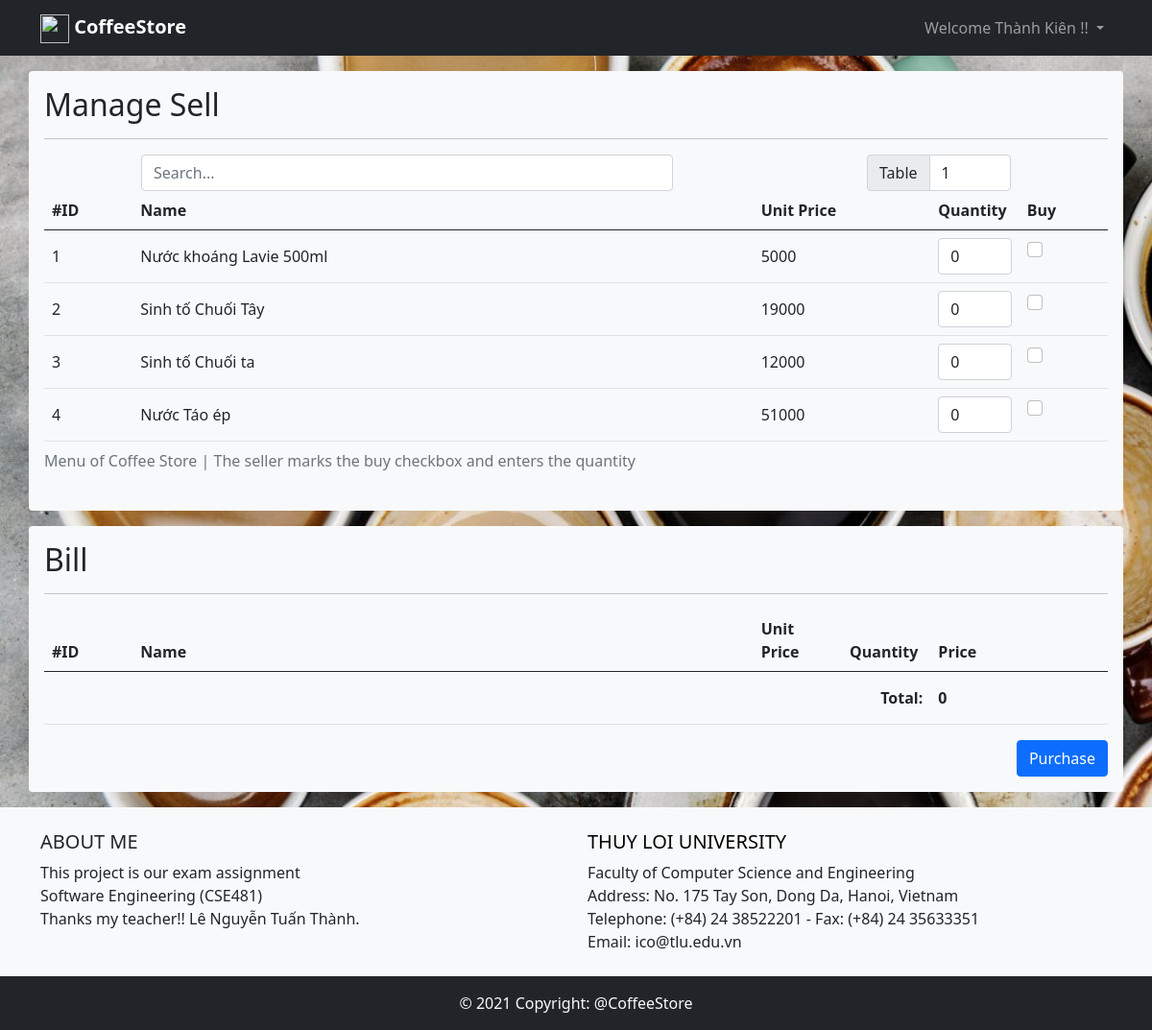
The page /views/manage-sell.php (signed in) on the database its author committed.
### tables this page shows
CREATE TABLE `employees` (
  `empl_id` int(11) UNSIGNED NOT NULL,
  `fullname` varchar(32) NOT NULL,
  `gender` enum('male','female') NOT NULL,
  `phoneNumber` int(10) UNSIGNED DEFAULT NULL,
  `address` varchar(200) DEFAULT NULL,
  `wages` bigint(20) UNSIGNED DEFAULT NULL,
  `status` tinyint(2) UNSIGNED NOT NULL DEFAULT 1,
  `user_id` int(11) UNSIGNED NOT NULL
);

CREATE TABLE `menu` (
  `item_id` int(11) UNSIGNED NOT NULL,
  `name` varchar(200) NOT NULL,
  `price` bigint(20) UNSIGNED NOT NULL,
  `status` tinyint(2) UNSIGNED NOT NULL DEFAULT 1
);

### controlers/database.php (called while the page is built, shortened)
<?php
class Database
{
    private $severname = 'localhost';
    private $username = 'root';
    private $password = '';
    private $database = 'coffeestore';
    function __construct()
    {
        $this->conn = mysqli_connect($this->severname, $this->username, $this->password, $this->database);
    }
}

### controlers/item.php (called while the page is built, shortened)
<?php
class Ctrl_Item{
    public static function GetList()
    {
        $db = new Database();
        $sql = "SELECT * FROM `menu`";
        $query = mysqli_query($db->conn, $sql);
        if ($query) {
            $result = mysqli_fetch_all($query);
            return $result;
        } else {
            return $db->conn->error." $sql";
        }
    }
}

### controlers/manage-sell.php (called while the page is built, shortened)
<?php
include_once('../controlers/item.php');
$menu = Ctrl_Item::GetList();
?>

### views/manage-sell.php (the view, shortened to what this page needs)
<?php include_once('../controlers/manage-sell.php'); ?>
<!DOCTYPE html>
<html lang="en">
<head>
    <link href="https://cdn.jsdelivr.net/npm/bootstrap@5.0.0-beta1/dist/css/bootstrap.min.css" rel="stylesheet">
    <link rel="stylesheet" href="../css/style.css">
</head>
<body>
    <?php include("nav-bar.php"); ?>
    <form method="POST" action="manage-sell.php">
        <div class="container my-3 bg-light rounded p-3">
            <p class="h2">Manage Sell</p>
            <hr>
            <div class="d-flex flex-row justify-content-around">
                <div style="width:50%">
                    <input type="text" class="form-control" id="keyword-input" placeholder="Search..." onkeyup="search()">
                </div>
                <div class="input-group" style="width:150px">
                    <span class="input-group-text">Table</span>
                    <input type="number" class="form-control" name="table" id="table" min=1 max=10 value="1" require>
                </div>
            </div>
            <table class="table table-hover">
                <thead>
                    <caption>Menu of Coffee Store | The seller marks the buy checkbox and enters the quantity</caption>
                    <tr>
                        <th class="col-1">#ID</th>
                        <th class="col-7">Name</th>
                        <th class="col-2">Unit Price</th>
                        <th class="col-1">Quantity</th>
                        <th class="col-1">Buy</th>
                    </tr>
                </thead>
                <tbody id="menu">
                    <?php $tagid = 0;
                        foreach ($menu as $item) {
                        $tagid++; ?>
                        <tr>
                            <th>
                                <input type="number" readonly class="form-control-plaintext" name="id<?php echo $tagid; ?>" id="id<?php echo $tagid; ?>" value="<?php echo $item[0]; ?>">
                            </th>
                            <td>
                                <input type="text" readonly class="form-control-plaintext" name="name<?php echo $tagid; ?>" id="name<?php echo $tagid; ?>" value="<?php echo $item[1]; ?>">
                            </td>
                            <td>
                                <input type="number" readonly class="form-control-plaintext" name="uprice<?php echo $tagid; ?>" id="uprice<?php echo $tagid; ?>" value="<?php echo $item[2]; ?>">
                            </td>
                            <td>
                                <input type="number" class="form-control" name="quantity<?php echo $tagid; ?>" id="quantity<?php echo $tagid; ?>" min=0 value=0 require onchange="calprice();">
                            </td>
                            <td>
                                <div class="form-check">
                                    <input class="form-check-input" type="checkbox" value="" name="check<?php echo $tagid; ?>" id="check<?php echo $tagid; ?>" onclick="calprice();">
                                </div>
                            </td>
                        </tr>
                    <?php } ?>
                </tbody>
            </table>
        </div>
        <div class="container my-3 bg-light rounded p-3">
            <p class="h2">Bill</p>
            <hr>
            <table class="table table-hover" id="tbbill">
                <thead>
                    <tr>
                        <th class="col-1">#ID</th>
                        <th class="col-7">Name</th>
                        <th class="col-1">Unit Price</th>
                        <th class="col-1">Quantity</th>
                        <th class="col-2">Price</th>
                    </tr>
                </thead>
                <tfoot>
                    <tr>
                        <th colspan="4" class="text-end">Total:</th>
                        <td class="col-2"><input type="number" readonly class="form-control-plaintext fw-bold" name="total" id="total" value="0"></td>
                    </tr>
                </tfoot>
            </table>
            <div class="d-flex justify-content-end">
                <input type="submit" class="btn btn-primary" name="Purchase" value="Purchase"></input>
            </div>
        </div>
    </form>
    <?php include("footer.php"); ?>
</body>
</html>

### views/nav-bar.php (shortened to what this page needs)
<nav class="navbar navbar-expand-lg navbar-dark bg-dark">
    <div class="container">
        <a class="navbar-brand" href="/CoffeeStore/index.php"><img src="/CoffeeStore/img/iconlogo.png" width="30" height="30" alt=""> <strong>CoffeeStore</strong></a>
        <div class="collapse navbar-collapse" id="navbarSupportedContent">
            <ul class="nav navbar-nav ms-auto">
                <?php
                if (!isset($_SESSION['logined'])) { ?>
                    <li class='nav-item'>
                        <a class='nav-link' href="/CoffeeStore/views/login.php">Sign In</a>
                    </li>
                <?php } else {
                    $db = new Database();
                    $result = mysqli_query($db->conn, "SELECT `employees`.`fullname`, `accounts`.`permisson` FROM `accounts` INNER JOIN `employees` ON `accounts`.`user_id` = `employees`.`user_id` WHERE `accounts`.`user_id` = " . $_SESSION['logined']);
                    $logined = mysqli_fetch_row($result);
                ?>
                    <li class="nav-item dropdown">
                        <a class="nav-link dropdown-toggle" href="#" id="navbarDropdown" role="button" data-bs-toggle="dropdown" aria-expanded="false">
                            Welcome <?php echo $logined[0]; ?> !!
                        </a>
                    </li>
                <?php } ?>
            </ul>
        </div>
    </div>
</nav>

### css/style.css (style rules this page uses)
body { background-image: url('/CoffeeStore/img/background.jpg'); background-position: middle; background-repeat: no-repeat; background-attachment: fixed; background-size: cover; margin: 0; display: flex; flex-direction: column; min-height: 100vh; }

### rows shown on the page
employees: fullname "Thành Kiên"
menu: item_id "1", name "Nước khoáng Lavie 500ml", price "5000"
menu: item_id "2", name "Sinh tố Chuối Tây", price "19000"
menu: item_id "3", name "Sinh tố Chuối ta", price "12000"
menu: item_id "4", name "Nước Táo ép", price "51000"
